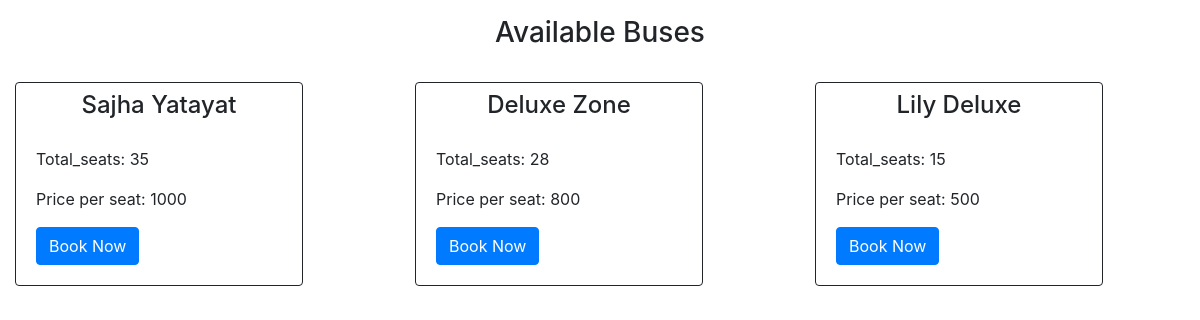
/bus.php, run on an earlier commit of the app's database.
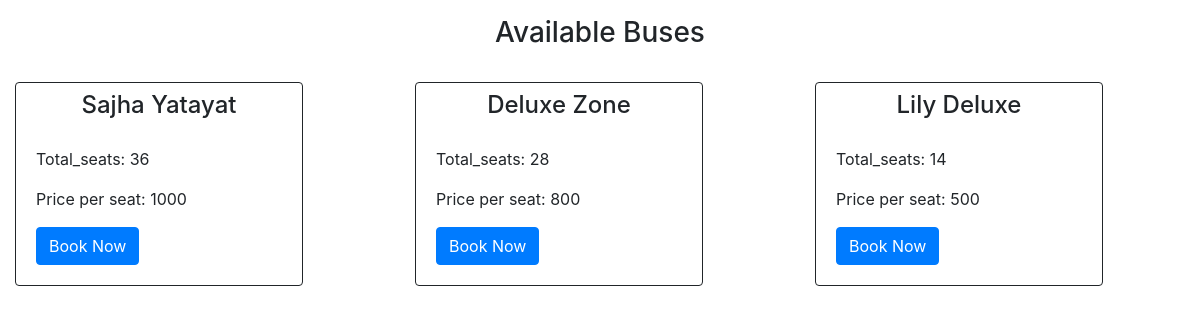
And on a later commit of the database.
### tables this page shows
CREATE TABLE `bus` (
  `id` int(11) NOT NULL,
  `Name` varchar(50) NOT NULL,
  `Total-seats` int(11) NOT NULL,
  `Price` bigint(20) NOT NULL
);

### bus.php (the view, shortened to what this page needs)
<!DOCTYPE html>
<html>
<head>
  <link rel="stylesheet" href="bootstrap/bootstrap.min.css">
  <link rel="stylesheet" href="style.css">
</head>
<body>
    <h3 class=" bus mt-3">Available Buses</h3>
    <div class="container-fluid">
    <div class="row">
    <?php
    	$conn = new mysqli("localhost","root","","test");
    	$sql = "SELECT * FROM Bus ";
    	$result= $conn->query($sql);
      if($result->num_rows>0){
      while($row=$result->fetch_assoc()){
    ?>
      <div class="col-md-4 mt-4">
      <div class="card">
        <h4 class="bus mt-2"><?php echo $row['Name'];?></h4>
        <div class="card-body">
          <p>Total_seats: <?php echo $row['Total-seats'];?></p>
          <p>Price per seat: <?php echo $row['Price'];?></p>
          <a href="http://localhost/New%20folder/book.php?bus=<?php echo $row['id']; ?>" class="btn btn-primary">Book Now</a>
        </div>
       </div>
    </div>
    <?php
        }
      }
    ?>
  </div>
</div>
</body>
</html>

### style.css (style rules this page uses)
.bus { text-align: center; }
.card { border: solid 1px; width: 18pc; }
.row:after { content: ""; display: table; clear: both; }

What changed in the data, as far as the page shows it:
changed bus "Sajha Yatayat": value "35" → "36"
changed bus "Lily Deluxe": value "15" → "14"
